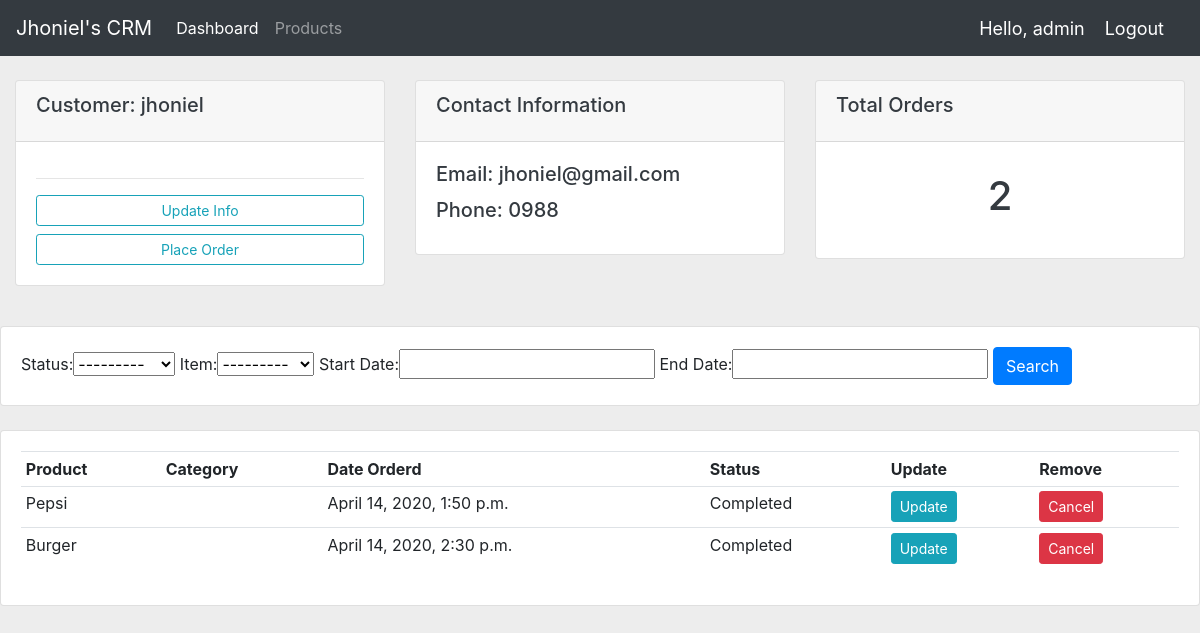
The app's page /customer/1/ (signed in) with its own data.
### accounts/models.py (models this page shows, shortened)
class Customer(models.Model):
    user = models.OneToOneField(User,
                                null=True,
                                on_delete=models.CASCADE)
    name = models.CharField(max_length=200)
    email = models.CharField(max_length=200)
    phone = models.CharField(max_length=20)
    @property
    def orders(self):
        order_count = self.order_set.all().count()
        return str(order_count)

class Order(models.Model):
    STATUS_CHOICES = (
        ('Pending', 'pending'),
        ('Ongoing', 'ongoing'),
        ('Completed', 'completed'),
    )
    status = models.CharField(max_length=20,
                              choices=STATUS_CHOICES,
                              default='Pending')
    item = models.ForeignKey(Product,
                             on_delete=models.CASCADE,
                             related_name='items')
    customer = models.ForeignKey(Customer,
                                 on_delete=models.CASCADE)
    created = models.DateTimeField(auto_now_add=True)
    updated = models.DateTimeField(auto_now=True)

class Product(models.Model):
    name = models.CharField(max_length=200)
    price = models.FloatField()
    created = models.DateTimeField(auto_now_add=True)
    def __str__(self):
        return self.name

### accounts/decorators.py (the view)
    def wrapper(request, *args, **kwargs):
        if request.user.is_staff:
            return my_func(request, *args, **kwargs)
        return redirect('profile')

### accounts/views.py (called while the page is built)
@admin_required
@login_required(login_url='login')
def customer_info(request, pk):
    customer = Customer.objects.get(id=pk)
    orders = customer.order_set.all()
    my_filter = OrderFilter(request.GET, queryset=orders)
    orders = my_filter.qs
    context = {
        'customer': customer,
        'orders': orders,
        'my_filter': my_filter,
    }
    return render(request, 'accounts/customer_info.html', context)

### accounts/templates/accounts/customer_info.html (shortened to what this page needs)
{% extends "base.html" %}
{% block content %}
<div class="container-fluid">
    <br>
    <div class="row">
        <div class="col col-md">
            <div class="card text-dark mb-3" id="total-orders">
                <div class="card-header">
                    <h5 class="card-title">Customer: {{ customer.name }}</h5>
                </div>
                <div class="card-body text-primary">
                    <hr>
                    <a href="" class="btn btn-outline-info  btn-sm btn-block">Update Info</a>
                    <a href="" class="btn btn-outline-info  btn-sm btn-block">Place Order</a>
                </div>
            </div>
        </div>
        <div class="col col-md">
            <div class="card text-dark mb-3" id="total-orders">
                <div class="card-header">
                    <h5 class="card-title">Contact Information</h5>
                </div>
                <div class="card-body">
                    <h5 class="card-title">Email: {{ customer.email }}</h5>
                    <h5 class="card-title">Phone: {{ customer.phone }}</h5>
                </div>
            </div>
        </div>
        <div class="col col-md">
            <div class="card text-dark mb-3">
                <div class="card-header">
                    <h5 class="card-title">Total Orders</h5>
                </div>
                <div class="card-body">
                    <h1 style="text-align:center; padding:10px">{{ customer.orders }}</h1>
                </div>
            </div>
        </div>
    </div>
</div>
<br>
<div class="row">
    <div class="col-md">
        <div class="card card-body">
            <form action="" method+"GET">
            {{ my_filter.form }}
            <button class="btn btn-primary" type="submit">
                Search
            </button>
            </form>
        </div>
    </div>
</div>
<br>
<div class="row">
	<div class="col-md">
		<div class="card card-body">
			<table class="table table-sm">
				<tr>
					<th>Product</th>
					<th>Category</th>
					<th>Date Orderd</th>
					<th>Status</th>
					<th>Update</th>
					<th>Remove</th>
				</tr>
				{% for order in orders %}
					<tr>
						<td>{{order.item}}</td>
						<td>{{order.category}}</td>
						<td>{{order.created}}</td>
						<td>{{order.status}}</td>
						<td><a class="btn btn-sm btn-info" href="{% url 'update_order' order.id %}?next={{ request.path|urlencode }}">Update</a></td>
						<td><a class="btn btn-sm btn-danger" href="{% url 'update_order' order.id %}">Cancel</a></td>
					</tr>
				{% endfor %}
			</table>
		</div>
	</div>
</div>{% endblock %}

### accounts/templates/navbar.html (shortened to what this page needs)
<nav class="navbar navbar-expand-lg navbar-dark bg-dark">
  <a class="navbar-brand" href="{% url "dashboard" %}">Jhoniel's CRM</a>
  <div class="collapse navbar-collapse" id="navbarNavDropdown">
    <ul class="navbar-nav">
      <li class="nav-item active">
        <a class="nav-link" href="{% url "dashboard" %}">Dashboard <span class="sr-only">(current)</span></a>
      </li>
      <li class="nav-item">
        <a class="nav-link" href="{% url "products" %}">Products</a>
      </li>
    </ul>
  </div>
  <span class="hello-msg">Hello, {{request.user}}</span>
  <span ><a  class="hello-msg" href="{% url 'logout' %}">Logout</a></span>
</nav>

### accounts/templates/base.html (style rules this page uses)
body { background: #EDEDED !important; }

### accounts/templates/navbar.html (style rules this page uses)
.hello-msg { font-size: 18px; color: #fff; margin-right: 20px; }

### records on screen
Customer: name "jhoniel", email "jhoniel@gmail.com", phone "0988", orders "2"
Order: item "Pepsi", created "April 14, 2020, 1:50 p.m.", status "Completed"
Order: item "Burger", created "April 14, 2020, 2:30 p.m.", status "Completed"

### other values on screen
{{ request.user }} "admin"
